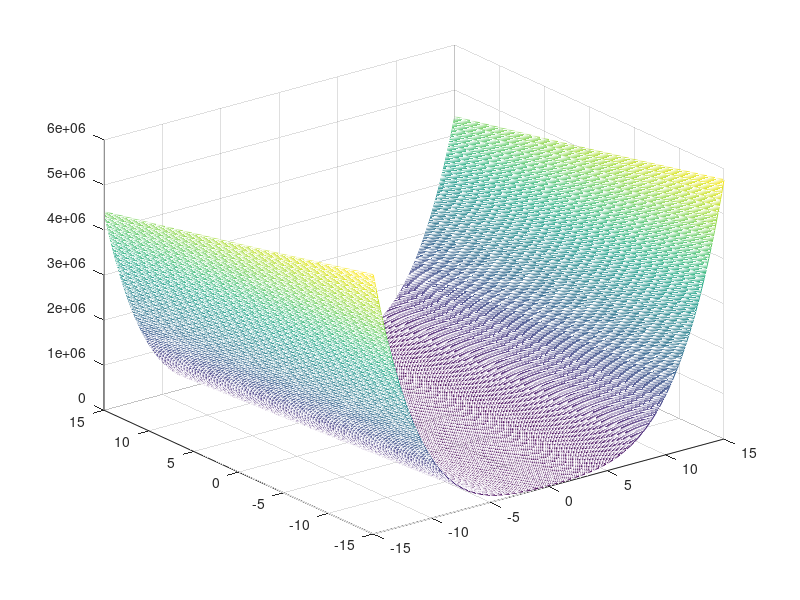

The MATLAB script that drew this image: (Note: this script raises an error after producing the figure.)
%% Demo for optimizing a function using Newton's method
%% we will optimize the Rosenbrock function 100 * (y -x^2)^2 + (1 - x)^2

%% Mesh plot the function
figure(1);
[X,Y]= meshgrid(-15:0.1:15,-15:0.1:15);
Z = 100 * ( Y - X.^2).^2 + (ones(size(X)) - X).^2;
figure(1);
mesh(X,Y,Z);
hold on;

%% Run Newton's method. Use routine rosenbrockDfDDf to get ourselves the gradient and Hessian for the 
%% function to optimize
[x,res,xValues,count] = testNewton(@rosenbrockDfDDf,[5;5], 1000);

%% plot the result on the mesh plot
for i = 1:count
   xValues(i,3) = rosenbrock(xValues(i,:)'); 
end
figure(1);
hold on;
plot3(xValues(:,1), xValues(:,2), xValues(:,3),'--rs')